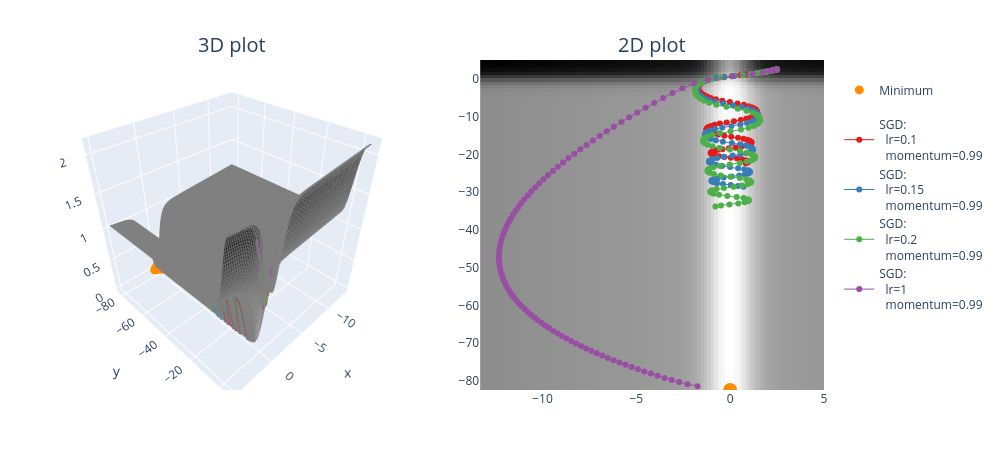

The notebook cell saved with this chart:
### Markdown cell above
### Exercise - implement `opt_fn_with_sgd`

> ```yaml
> Difficulty: 🔴🔴🔴⚪⚪
> Importance: 🔵🔵🔵🔵⚪
> 
> You should spend up to 15-20 minutes on this exercise.
> ```

Implement the `opt_fn_with_sgd` function using `torch.optim.SGD`. This function optimizes parameters `(x, y)` (which represent coordinates at which we evaluate a function) using gradient descent on that function value. In other words, this should look just like your optimization loops in previous days' material, except rather than passing in `model.parameters()` to your optimizer, you pass in `(xy,)` (because it needs to be an iterable of parameters, not just a single parameter).

Remember, your update steps `optimizer.step()` will automatically change the values of `xy` inplace - this means that you shouldn't store past values like `xy_list.append(xy)` because then past elements of that list will be modified when `xy` is updated. Instead, you should use something like `xy_list.append(xy.detach().clone())` to make sure you're returning a copy of the tensor, which won't continue to be modified.

We've also provided you with a function `plot_fn_with_points`, which plots a function as well as a list of points produced by functions like the one above. The code below starts from `(2.5, 2.5)` and adds the resulting trajectory of `(x, y)` coordinates to the contour plot. Does it find the minimum? Play with the learning rate and momentum a bit and see how close you can get within 100 iterations.

### Code cell
def opt_fn_with_sgd(
    fn: Callable, xy: Float[Tensor, "2"], lr=0.001, momentum=0.98, n_iters: int = 100
) -> Float[Tensor, "n_iters 2"]:
    """
    Optimize the a given function starting from the specified point.

    xy: shape (2,). The (x, y) starting point.
    n_iters: number of steps.
    lr, momentum: parameters passed to the torch.optim.SGD optimizer.

    Return: (n_iters+1, 2). The (x, y) values, from initial values pre-optimization to values after step `n_iters`.
    """
    # Make sure tensor has requires_grad=True, otherwise it can't be optimized (more on this tomorrow!)
    assert xy.requires_grad

    # so we're trying to optimize a function. We should be

    # Using a list because it's annoying `cat` ing and `stack` ing
    xy_list = []
    optimizer = t.optim.SGD((xy,), lr, momentum)
    for i in range(n_iters):
        xy_list.append(xy.detach().clone())
        # loss is fn of xy
        optimizer.zero_grad()
        x, y = xy
        # print(x)
        loss = fn(x, y)
        loss.backward()
        optimizer.step()

    return t.stack(xy_list)

    



points = []

optimizer_list = [
    # (optim.SGD, {"lr": 0.1, "momentum": 0.0}),
    # (optim.SGD, {"lr": 0.2, "momentum": 0.0}),
    # (optim.SGD, {"lr": 0.3, "momentum": 0.0}),
    # (optim.SGD, {"lr": 0.4, "momentum": 0.0}),
    # (optim.SGD, {"lr": 0.5, "momentum": 0.0}),
    # (optim.SGD, {"lr": 0.6, "momentum": 0.0}),
    # (optim.SGD, {"lr": 0.9, "momentum": 0.0}),
    # (optim.SGD, {"lr": 3, "momentum": 0.0}),

    # (optim.SGD, {"lr": 0.01, "momentum": 0.99}),
    # (optim.SGD, {"lr": 0.02, "momentum": 0.99}),
#     (optim.SGD, {"lr": 0.03, "momentum": 0.99}),
    # (optim.SGD, {"lr": 0.04, "momentum": 0.99}),
    # (optim.SGD, {"lr": 0.05, "momentum": 0.99}),
    # (optim.SGD, {"lr": 0.06, "momentum": 0.99}),
    (optim.SGD, {"lr": 0.1, "momentum": 0.99}),
    (optim.SGD, {"lr": 0.15, "momentum": 0.99}),
    (optim.SGD, {"lr": 0.2, "momentum": 0.99}),
    (optim.SGD, {"lr": 1, "momentum": 0.99}),
]

# LOL I didn't realize the min was set to the min y value.. it keeps moving down haha

for optimizer_class, params in optimizer_list:
    xy = t.tensor([2.5, 2.5], requires_grad=True)
    xys = opt_fn_with_sgd(pathological_curve_loss, xy=xy, lr=params["lr"], momentum=params["momentum"])
    points.append((xys, optimizer_class, params))
    print(f"{params=}, last point={xys[-1]}")

plot_fn_with_points(pathological_curve_loss, points=points, min_points=[(0, "y_min")])
